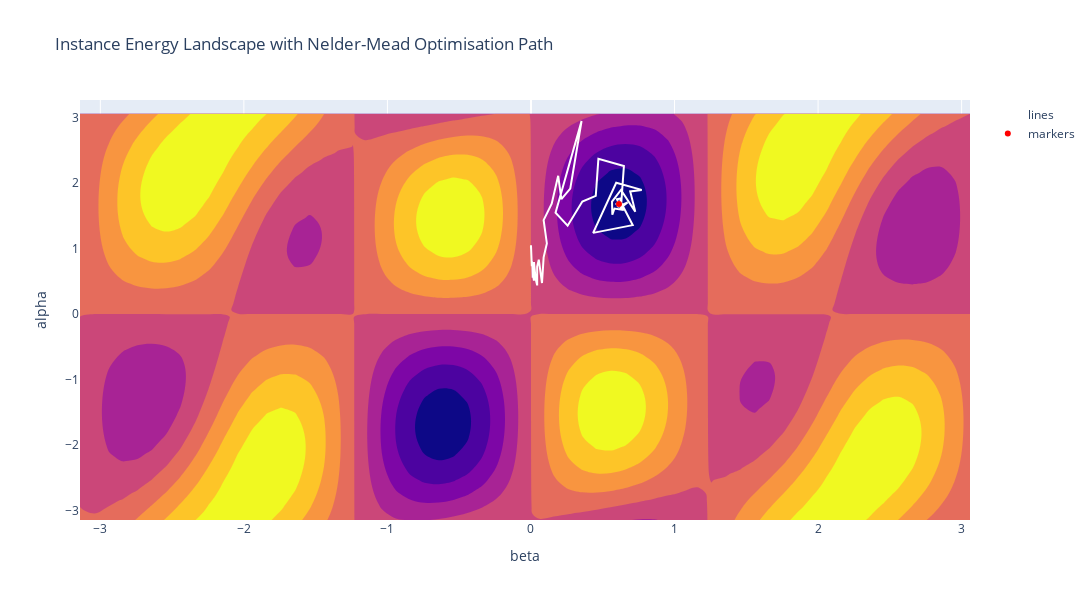

Notebook source saved alongside this figure:
### Code cell
fig = go.Figure(data=
    go.Contour(
        x=alphas,
        y=betas,
        z=energy,
        showscale=False,
        line = dict(width = 0)
    )
)

fig.add_trace(go.Scatter(y=p_alpha, x=p_beta, mode='lines',name='lines', line=dict(color="#ffffff")))
# Add END
fig.add_trace(
    go.Scatter(
        y=[p_alpha[-1]], 
        x=[p_beta[-1]], 
        mode='markers',
        name='markers', 
        line=dict(color="red")
    )
)

fig.update_xaxes(title_text="beta")
fig.update_yaxes(title_text="alpha")
fig.update_layout(height=600, width=1100, title_text="Instance Energy Landscape with Nelder-Mead Optimisation Path")
fig.show()
